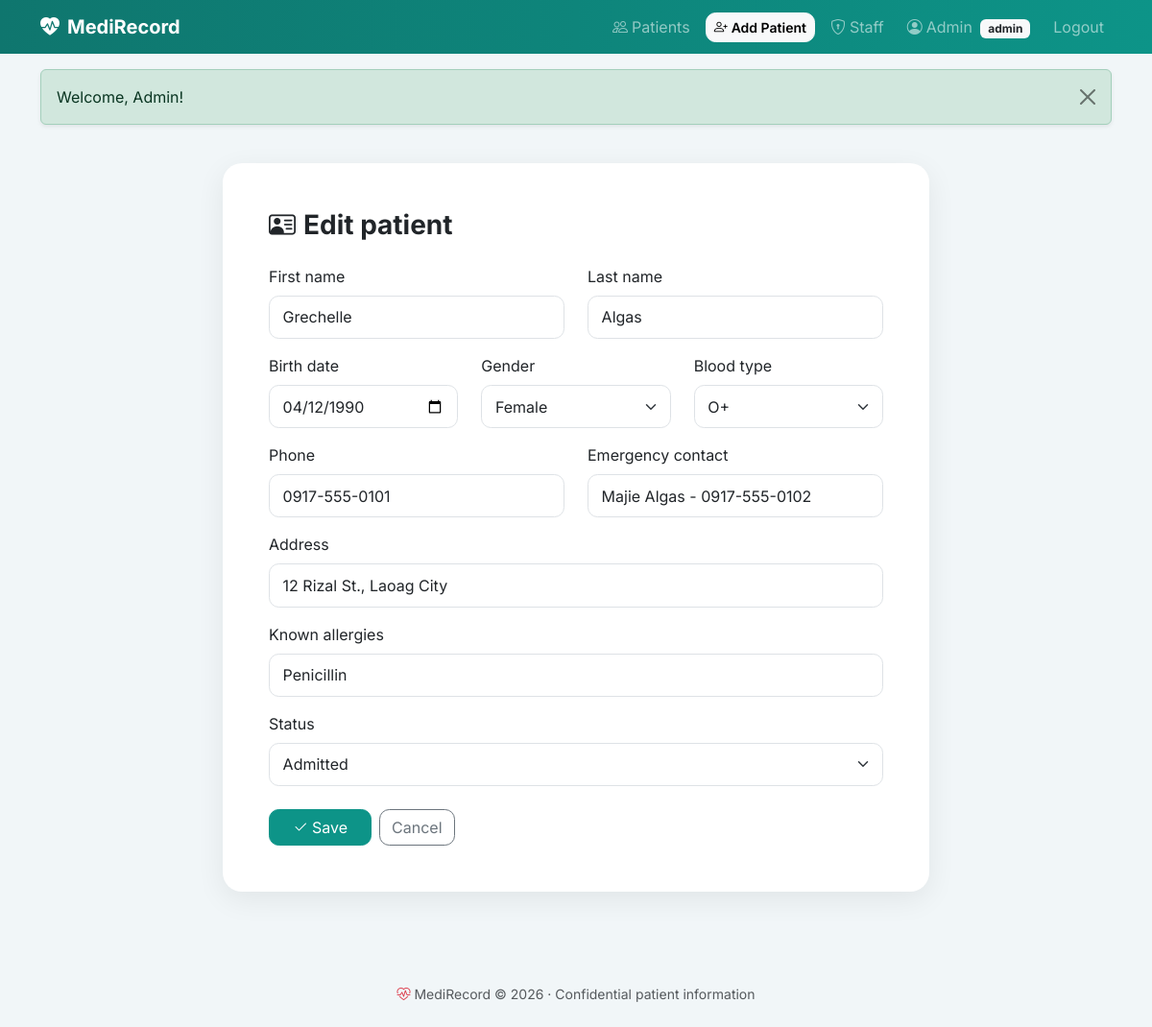
Screenshot of /patient_form.php?id=1 (signed in) with the database file from the repository.
### tables this page shows
CREATE TABLE patients (
  id INT AUTO_INCREMENT PRIMARY KEY,
  first_name VARCHAR(50) NOT NULL,
  last_name VARCHAR(50) NOT NULL,
  birth_date DATE NOT NULL,
  gender VARCHAR(10) NOT NULL,
  blood_type VARCHAR(10) NOT NULL DEFAULT 'Unknown',
  phone VARCHAR(20) NOT NULL,
  emergency_contact VARCHAR(100) NOT NULL,
  address VARCHAR(150) NOT NULL,
  allergies VARCHAR(200) NOT NULL DEFAULT '',
  status ENUM('outpatient','admitted','discharged') NOT NULL DEFAULT 'outpatient',
  created_by INT NULL,
  created_at TIMESTAMP DEFAULT CURRENT_TIMESTAMP,
  FOREIGN KEY (created_by) REFERENCES users(id) ON DELETE SET NULL
);

### config.php (called while the page is built, shortened)
<?php
$genders     = ['Male', 'Female', 'Other'];
$blood_types = ['A+', 'A-', 'B+', 'B-', 'AB+', 'AB-', 'O+', 'O-', 'Unknown'];
$statuses    = ['outpatient', 'admitted', 'discharged'];
function e($text) {
    return htmlspecialchars((string)$text, ENT_QUOTES, 'UTF-8');
}

### patient_form.php (the view, shortened to what this page needs)
<?php
require_once 'config.php';
$id = (int)($_GET['id'] ?? 0);
$p = ['first_name' => '', 'last_name' => '', 'birth_date' => '', 'gender' => 'Male', 'blood_type' => 'Unknown',
      'phone' => '', 'emergency_contact' => '', 'address' => '', 'allergies' => '', 'status' => 'outpatient'];
if ($id) {
    $stmt = $db->prepare('SELECT * FROM patients WHERE id = ?');
    $stmt->bind_param('i', $id);
    $stmt->execute();
    $p = $stmt->get_result()->fetch_assoc();
}
include 'header.php';
?>
<div class="container py-4">
<div class="row justify-content-center">
  <div class="col-lg-8">
    <div class="card form-card"><div class="card-body p-4 p-md-5">
      <h3 class="fw-bold mb-4"><i class="bi bi-person-vcard me-2"></i><?= $id ? 'Edit patient' : 'Add patient' ?></h3>
      <form method="post" class="needs-check" novalidate>
        <div class="row">
          <div class="col-sm-6 mb-3"><label class="form-label">First name</label>
            <input class="form-control" name="first_name" required maxlength="50" value="<?= e($p['first_name']) ?>">
            <div class="invalid-feedback">Please enter the first name.</div></div>
          <div class="col-sm-6 mb-3"><label class="form-label">Last name</label>
            <input class="form-control" name="last_name" required maxlength="50" value="<?= e($p['last_name']) ?>">
            <div class="invalid-feedback">Please enter the last name.</div></div>
        </div>
        <div class="row">
          <div class="col-sm-4 mb-3"><label class="form-label">Birth date</label>
            <input class="form-control" type="date" name="birth_date" required max="<?= date('Y-m-d') ?>" value="<?= e($p['birth_date']) ?>">
            <div class="invalid-feedback">Pick a valid date.</div></div>
          <div class="col-sm-4 mb-3"><label class="form-label">Gender</label>
            <select class="form-select" name="gender">
              <?php foreach ($genders as $g): ?><option <?= $p['gender'] === $g ? 'selected' : '' ?>><?= e($g) ?></option><?php endforeach; ?>
            </select></div>
          <div class="col-sm-4 mb-3"><label class="form-label">Blood type</label>
            <select class="form-select" name="blood_type">
              <?php foreach ($blood_types as $b): ?><option <?= $p['blood_type'] === $b ? 'selected' : '' ?>><?= e($b) ?></option><?php endforeach; ?>
            </select></div>
        </div>
        <div class="row">
          <div class="col-sm-6 mb-3"><label class="form-label">Phone</label>
            <input class="form-control" name="phone" required pattern="[0-9+\-\s()]{7,20}" placeholder="0917-555-0000" value="<?= e($p['phone']) ?>">
            <div class="invalid-feedback">Enter a valid phone number (7-20 digits).</div></div>
          <div class="col-sm-6 mb-3"><label class="form-label">Emergency contact</label>
            <input class="form-control" name="emergency_contact" required maxlength="100" placeholder="Name - phone" value="<?= e($p['emergency_contact']) ?>">
            <div class="invalid-feedback">Please enter an emergency contact.</div></div>
        </div>
        <div class="mb-3"><label class="form-label">Address</label>
          <input class="form-control" name="address" required maxlength="150" value="<?= e($p['address']) ?>">
          <div class="invalid-feedback">Please enter the address.</div></div>
        <div class="mb-3"><label class="form-label">Known allergies</label>
          <input class="form-control" name="allergies" maxlength="200" placeholder="Leave empty if none" value="<?= e($p['allergies']) ?>"></div>
        <div class="mb-4"><label class="form-label">Status</label>
          <select class="form-select" name="status">
            <?php foreach ($statuses as $s): ?><option value="<?= e($s) ?>" <?= $p['status'] === $s ? 'selected' : '' ?>><?= e(ucfirst($s)) ?></option><?php endforeach; ?>
          </select></div>
        <div class="d-flex gap-2">
          <button class="btn btn-primary px-4"><i class="bi bi-check2 me-1"></i>Save</button>
          <a class="btn btn-outline-secondary" href="<?= $id ? 'patient_view.php?id=' . $id : 'index.php' ?>">Cancel</a>
        </div>
      </form>
    </div></div>
  </div>
</div>
</div>
<?php include 'footer.php'; ?>

### style.css (style rules this page uses)
:root { --brand: #0d9488; --brand-dark: #0f766e; }
body { font-family: 'Inter', sans-serif; background: #f1f6f8; color: #1f2937; }
.form-card { border: 0; border-radius: 1.25rem; box-shadow: 0 8px 30px rgba(0,0,0,.07); }
.form-control, .form-select { border-radius: .65rem; padding: .6rem .85rem; }
.btn { border-radius: .65rem; }
.btn-primary { background: var(--brand); border-color: var(--brand); }

### rows the page displays
patients: first_name "Grechelle", last_name "Algas", birth_date "04/12/1990", phone "0917-555-0101", emergency_contact "Majie Algas - 0917-555-0102", address "12 Rizal St., Laoag City", allergies "Penicillin", status "Admitted"

### other values shown
$_SESSION['user']['name'] "Admin"
$_SESSION['user']['role'] "admin"
$_SESSION['flash']['message'] "Welcome, Admin!"
form field gender "Female"
form field blood_type "O+"
